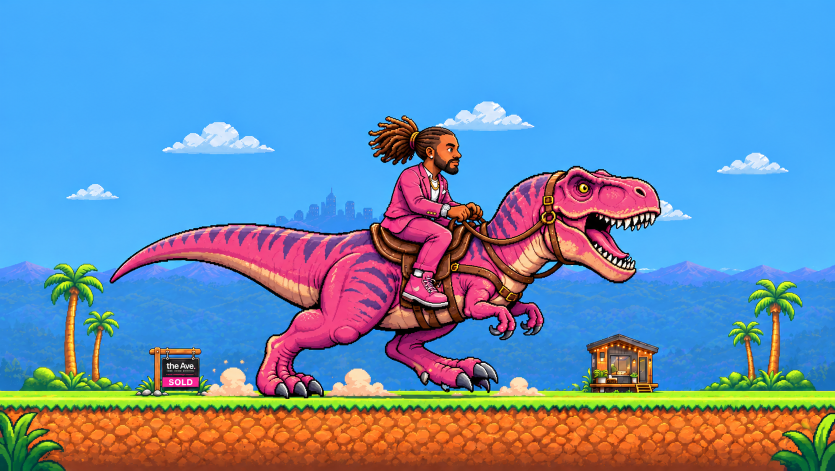
#> input picture reference/ref5_trex.png, 1670 x 941 px, found by its file name (shown at 1/2 size)
$ python cut_trex.py ../reference/ref5_trex.png
#> lines starting #> are read from the running program, lines starting #| are printed output that depends on the picture; after the words box and inside, x2 and y2 are one past the last pixel; in counts of white or black regions, pixels touching at a corner belong together
# Cut the pink T-rex + rider (reference/ref5_trex.png) onto transparency -> WORKDIR/trex_rgba.npy
import sys, cv2, numpy as np
S = sys.argv[1]
img = cv2.imread('reference/ref5_trex.png')
#> img is the input picture: shape (941, 1670, 3); mean B, G, R 180.3, 142.5, 103.6
hsv = cv2.cvtColor(img, cv2.COLOR_BGR2HSV).astype(int); H, Sa, V = hsv[..., 0], hsv[..., 1], hsv[..., 2]
#> after `hsv = cv2.cvtColor(img, cv2.COLOR_BGR2HSV).astype(int)`:
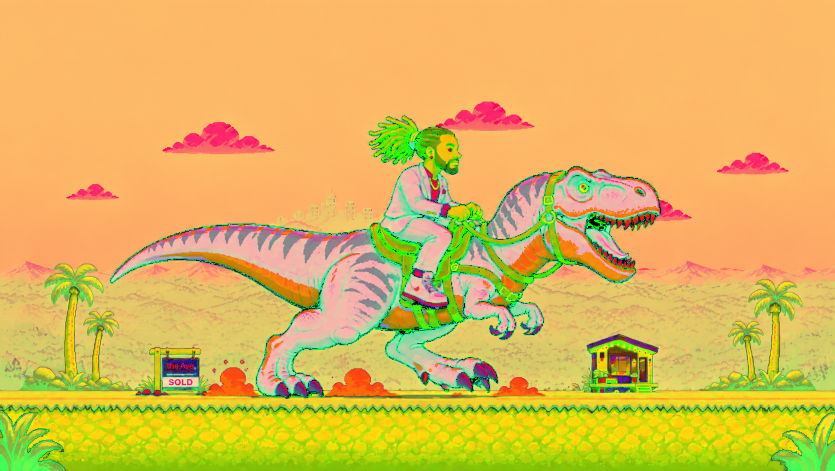
#> hsv: shape (941, 1670, 3) int64 (shown at 1/2 size); mean B, G, R 88.7, 183.4, 221
#> after `H, Sa, V = (hsv[..., 0], hsv[..., 1], hsv[..., 2])`:
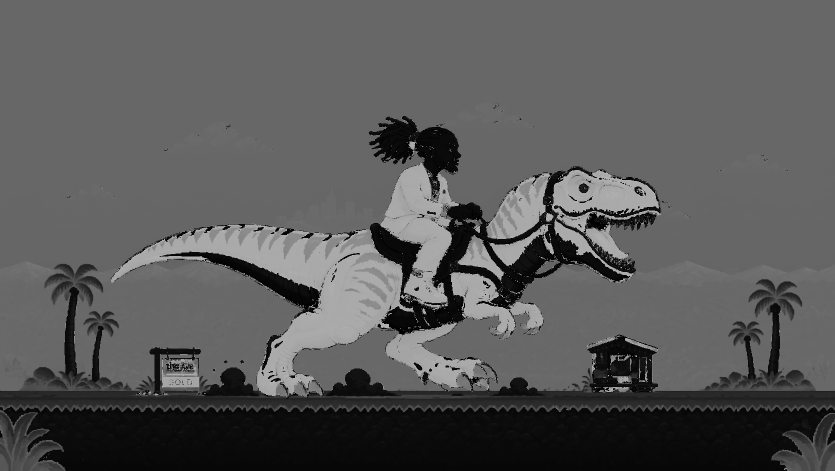
#> H: shape (941, 1670) int64 (shown at 1/2 size); min 0, max 179, mean 88.7
#> after `H, Sa, V = (hsv[..., 0], hsv[..., 1], hsv[..., 2])`:
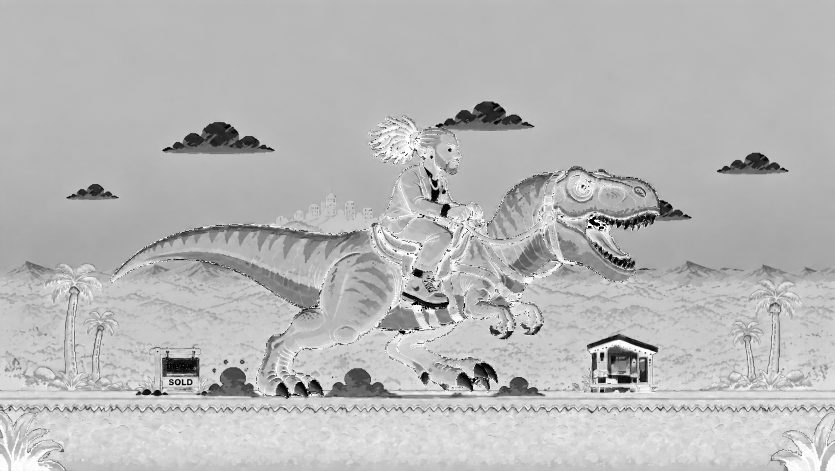
#> Sa: shape (941, 1670) int64 (shown at 1/2 size); min 0, max 255, mean 183.4
X0, Y0, X1, Y1 = 205, 215, 1335, 800
m = np.full(img.shape[:2], cv2.GC_BGD, np.uint8); m[Y0:Y1, X0:X1] = cv2.GC_PR_FGD
ins = np.zeros(m.shape, bool); ins[Y0:Y1, X0:X1] = True
blue_green = (H >= 35) & (H <= 127) & (Sa > 45)            # sky, skyline, forest, grass
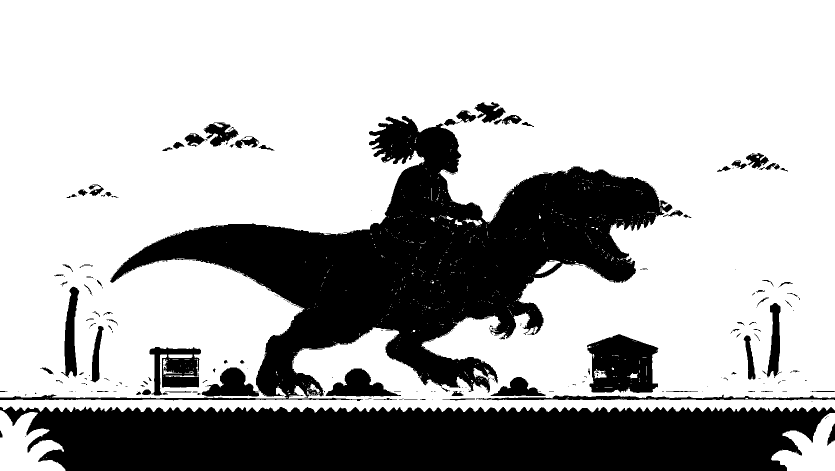
#> blue_green: shape (941, 1670) bool (shown at 1/2 size); 70.4% white; 273 black regions (183 under 20 px), largest, box (x1, y1, x2, y2) and area: (0, 232, 1345, 802) 226511, (0, 813, 1670, 941) 185889, (1174, 668, 1317, 786) 12481
cloud = (Sa < 40) & (V > 215); cloud[360:600, 1120:1335] = False   # keep the teeth
#> after `cloud = (Sa < 40) & (V > 215)`: cloud: shape (941, 1670) bool; 0.55% white; 276 white regions (196 under 20 px), largest, box (x1, y1, x2, y2) and area: (953, 204, 1011, 246) 889, (407, 245, 462, 283) 758, (1492, 307, 1538, 336) 408
#> after `cloud[360:600, 1120:1335] = False`:
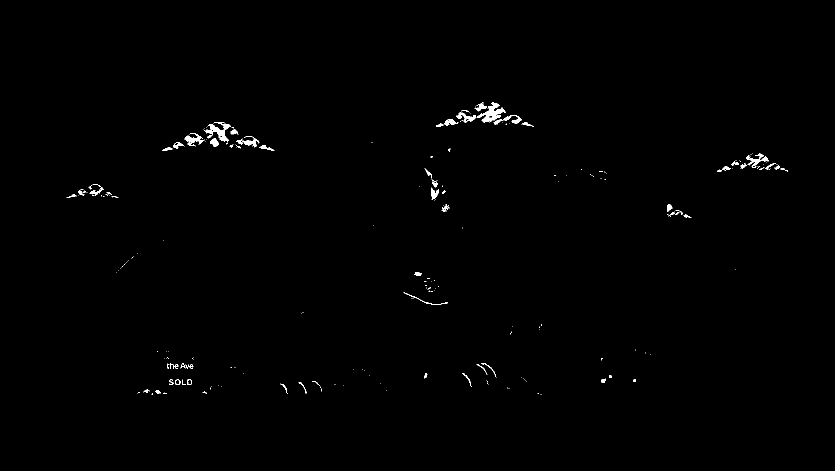
#> cloud: shape (941, 1670) bool (shown at 1/2 size); 0.48% white; 236 white regions (172 under 20 px), largest, box (x1, y1, x2, y2) and area: (953, 204, 1011, 246) 889, (407, 245, 462, 283) 758, (1492, 307, 1538, 336) 408
m[ins & (blue_green | cloud)] = cv2.GC_BGD
for x0, y0, x1, y1 in [(420, 728, 528, 800), (660, 728, 770, 800), (1000, 745, 1095, 800),   # dust puffs
                       (205, 790, 1335, 800)]:                                                # grass line
    m[y0:y1, x0:x1] = cv2.GC_BGD
pink = ((H >= 145) | (H <= 6)) & (Sa > 80) & (V > 110)
#> pink: shape (941, 1670) bool; 8% white; 769 white regions (708 under 20 px), largest, box (x1, y1, x2, y2) and area: (222, 450, 804, 789) 55387, (1106, 339, 1320, 437) 12249, (773, 648, 962, 773) 8253
m[ins & pink] = cv2.GC_FGD
m[300:560, 800:900] = cv2.GC_FGD                            # rider's body core
claw = (V < 140) & (Sa < 60); m[ins & claw & (np.mgrid[0:img.shape[0], 0:img.shape[1]][0] > 700)] = cv2.GC_PR_FGD
#> after `claw = (V < 140) & (Sa < 60)`: claw: shape (941, 1670) bool; 0.89% white; 2063 white regions (1997 under 20 px), largest, box (x1, y1, x2, y2) and area: (325, 716, 398, 754) 1497, (1174, 669, 1317, 706) 1055, (1216, 703, 1274, 731) 627
bg = np.zeros((1, 65)); fg = np.zeros((1, 65))
cv2.grabCut(img, m, None, bg, fg, 6, cv2.GC_INIT_WITH_MASK)
a = np.where((m == 1) | (m == 3), 255, 0).astype(np.uint8)
a[ins & blue_green & ~pink] = 0
a = cv2.morphologyEx(a, cv2.MORPH_OPEN, np.ones((3, 3), np.uint8))
n, lab, st, _ = cv2.connectedComponentsWithStats(a); a = np.where(lab == 1 + np.argmax(st[1:, 4]), 255, 0).astype(np.uint8)
n, lab, st, _ = cv2.connectedComponentsWithStats((a == 0).astype(np.uint8), connectivity=4)
for i in range(1, n):                                       # fill small enclosed holes
    x, y, w, h, area = st[i]
    if area < 2500 and x > 0 and y > 0: a[lab == i] = 255
# put back the teeth/mouth (nothing behind the open mouth but the T-rex itself)
mouth = np.zeros(a.shape, bool); mouth[440:565, 1150:1300] = True
a[mouth & ~blue_green] = 255
# put back the dark claws that touch the grass, grown out from the toes
claw = (V < 215) & (Sa < 70) & ~blue_green
#> claw: shape (941, 1670) bool; 1.1% white; 2069 white regions (1997 under 20 px), largest, box (x1, y1, x2, y2) and area: (325, 707, 398, 753) 1619, (1174, 669, 1315, 706) 1194, (1215, 701, 1274, 743) 843
for _ in range(22):
    grow = cv2.dilate(a, np.ones((3, 3), np.uint8)) > 0
    add = grow & claw & (np.mgrid[0:a.shape[0], 0:a.shape[1]][0] > 690) & (a == 0)
    if not add.any(): break
    a[add] = 255
#> a: shape (941, 1670); 13% white; 4 white regions (3 under 20 px), largest, box (x1, y1, x2, y2) and area: (222, 233, 1320, 796) 205035
a = cv2.morphologyEx(a, cv2.MORPH_CLOSE, np.ones((3, 3), np.uint8))
#> a: shape (941, 1670); 13.1% white; 2 white regions, box (x1, y1, x2, y2) and area: (222, 233, 1320, 796) 206317, (1280, 537, 1296, 539) 25
np.save(S + '/trex_rgba.npy', np.dstack([img, a]))
vis = img.copy(); vis[a == 0] = (255, 0, 255)
#> after `vis[a == 0] = (255, 0, 255)`:
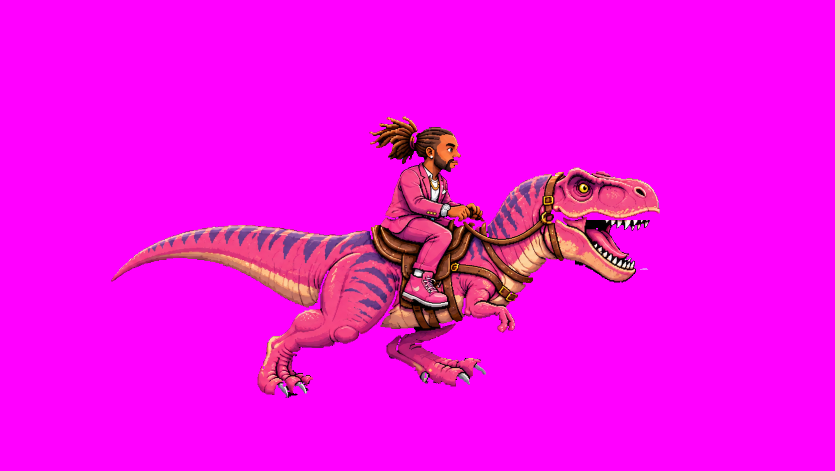
#> vis: shape (941, 1670, 3) (shown at 1/2 size); mean B, G, R 234.6, 9.5, 245.1
cv2.imwrite(S + '/trex_cut.png', cv2.resize(vis[200:810, 190:1350], None, fx=0.6, fy=0.6))
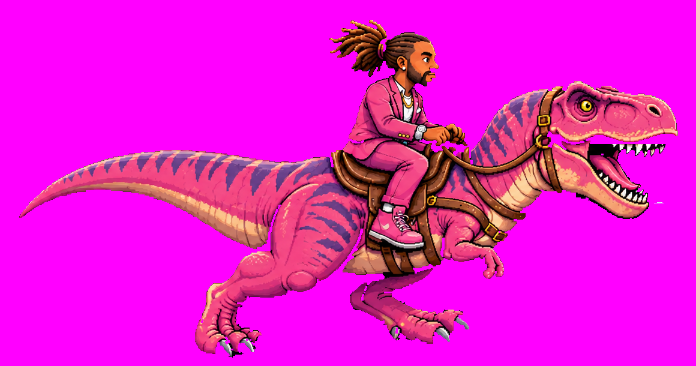
#> saved as trex_cut.png: shape (366, 696, 3); mean B, G, R 209.7, 21, 233
